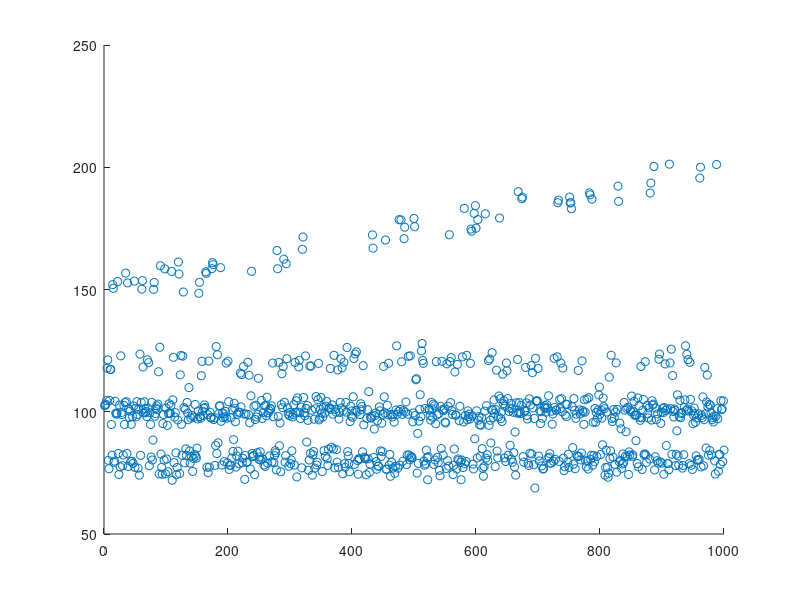
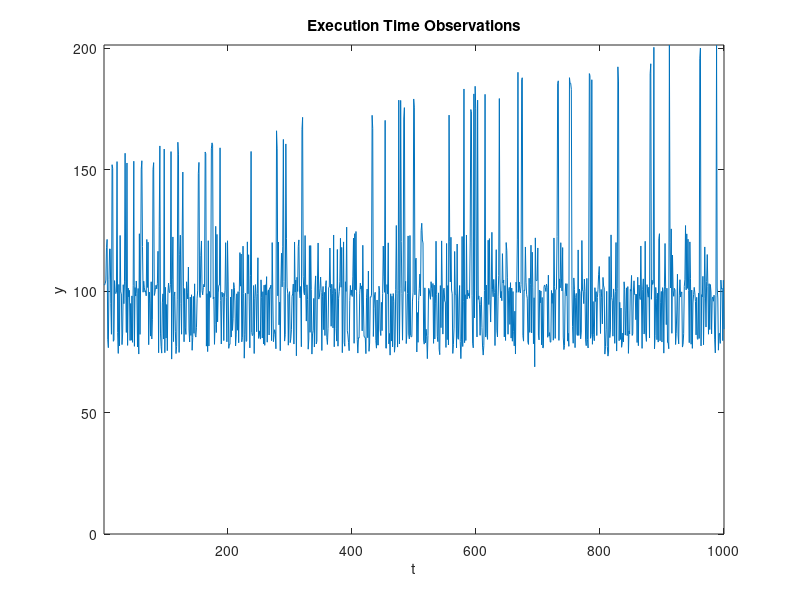

Recreate these plots in MATLAB, in order.
% -------------------------------------------------------------------------
% Experimental Data Generator
% Generate Data Set with Random Sampled Execution Time and Ejected Trend.
% -------------------------------------------------------------------------
% Xiaotian Dai
% RTS Group
% University of York
% -------------------------------------------------------------------------
format longG
clc; close all; clear

%% Experiment Configures
% the number of sampling instance
SAMPLING_NUM = 1000;
STEPS = 10;

% trend type
%TREND_TYPE = 'None'
TREND_TYPE = 'Linear';
%TREND_TYPE = 'Quadratic';
%TREND_TYPE = 'Log';

TREND_PATH = 4;
TREND_DELAY = 300;

% noise config
NOISE_MEAN = 0;    % white noise
NOISE_VAR = 10;    % variance

S = [1 2 3 4];
A = [0.9  0.1   0.0  0;
     0.8  0.0   0.15 0.05; 
     0.7  0.05  0.2  0.05; 
     0.2  0     0    0.8];
 
%  A = [0.8  0.2  0   0;
%      0.7  0.1  0.7 0; 
%      0.7  0.1  0   0.2; 
%      1.0  0    0   0];
E = [80 100 120 150];
 
%% Generate Task Execution Times
% noise
noise_std = randn(1, SAMPLING_NUM); 
noise_std = noise_std / std(noise_std); 
noise_std = noise_std - mean(noise_std);
noise = NOISE_MEAN + sqrt(NOISE_VAR) * noise_std; 

% trend
x = 1:SAMPLING_NUM;
trend = x.*0.05;

% init ct, wcet and state
ct = zeros(STEPS, 1);
y = zeros(SAMPLING_NUM, 1);
current_state = 1;

for j = 1:SAMPLING_NUM
    for i = 1:STEPS
        next_state = randsample(S, 1, true, A(current_state,:));
        ct(i) = E(next_state) + noise(j);
        if next_state == 4
            ct(i) = ct(i) + trend(j);
        end
        current_state = next_state;
    end
    y(j) = max(ct);
end

%%
figure
scatter(1:length(y), y)

figure
plot(y)
axis([1 length(y) 0 max(y)])
title('Execution Time Observations')
xlabel('t')
ylabel('y')

% save to file
%5save('../_dataset/data_g3s1', 'SAMPLING_NUM', 'x', 'y', 'trend', 'noise');